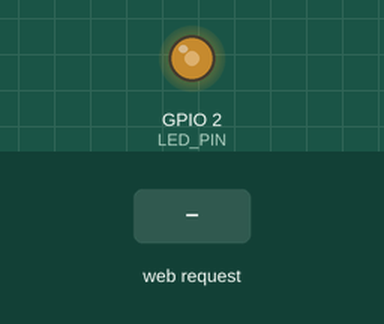
This sketch was run on a simulated ESP32. Parts: output pins drawn as LEDs (lit = HIGH). The test bench sets the inputs (shaded band). What the sketch prints to the serial monitor is not drawn.

Above: at 1.2 s.
1.3 s: HTTP request GET /set?duty=1 received
At 2.5 s:
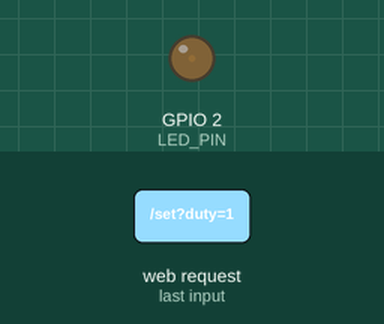
2.8 s: HTTP request GET /set?duty=0 received
At 3.7 s:
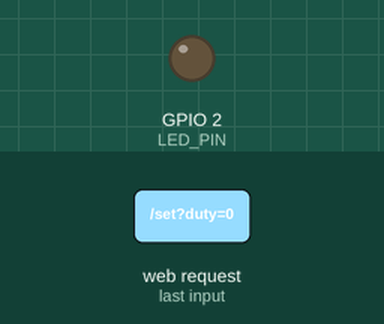
Timing chart, 0 to 5.8 s (numbered marks = the images above; inputs shaded):
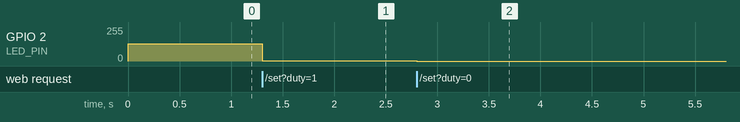

The sketch:

ex07.ino
```cpp
#include <WiFi.h>
#include <WebServer.h>

// LED引脚配置（多数ESP32开发板的板载LED为GPIO2）
const int LED_PIN = 2;

// PWM配置：频率5kHz，8位分辨率（0-255）
const int PWM_FREQ = 5000;
const int PWM_RES = 8;

// Wi-Fi AP模式配置（手机/电脑可直接连接，无需路由器）
const char* ssid = "ESP32_Dimmer";
const char* password = "12345678";

WebServer server(80);

// 记录当前亮度值，用于页面同步
int currentBrightness = 128;

// 设置LED亮度
void setLEDBrightness(int brightness) {
  brightness = constrain(brightness, 0, 255);
  ledcWrite(LED_PIN, brightness);   // 新版ESP32 API直接通过引脚写入PWM
  currentBrightness = brightness;
  Serial.print("亮度已设置为: ");
  Serial.println(brightness);
}

// 处理GET请求：/set?duty=数值
void handleSet() {
  if (server.hasArg("duty")) {
    int duty = server.arg("duty").toInt();
    setLEDBrightness(duty);
    server.send(200, "text/plain", "OK");
  } else {
    server.send(400, "text/plain", "Missing parameter: duty");
  }
}

// 处理GET请求：/getDuty → 返回当前亮度，用于页面初始化同步
void handleGetDuty() {
  server.send(200, "text/plain", String(currentBrightness));
}

// 主页面：包含滑动条的HTML/CSS/JS
void handleRoot() {
  String html = R"rawliteral(
<!DOCTYPE html>
<html lang="zh-CN">
<head>
    <meta charset="UTF-8">
    <meta name="viewport" content="width=device-width, initial-scale=1.0, user-scalable=yes">
    <title>ESP32 无极调光器</title>
    <style>
        * {
            box-sizing: border-box;
            user-select: none;
        }
        body {
            font-family: system-ui, -apple-system, 'Segoe UI', Roboto, 'Helvetica Neue', sans-serif;
            background: linear-gradient(145deg, #1a2a3a 0%, #0f1a24 100%);
            min-height: 100vh;
            display: flex;
            justify-content: center;
            align-items: center;
            margin: 0;
            padding: 20px;
        }
        .card {
            background: rgba(30, 40, 50, 0.75);
            backdrop-filter: blur(8px);
            border-radius: 56px;
            padding: 32px 28px 42px;
            box-shadow: 0 25px 45px rgba(0, 0, 0, 0.3), inset 0 1px 1px rgba(255, 255, 255, 0.1);
            width: 100%;
            max-width: 520px;
            text-align: center;
            border: 1px solid rgba(255, 255, 255, 0.2);
        }
        h1 {
            font-size: 1.9rem;
            font-weight: 600;
            margin: 0 0 8px 0;
            color: #f0f3f8;
            letter-spacing: -0.3px;
            text-shadow: 0 2px 5px rgba(0,0,0,0.2);
        }
        .sub {
            color: #9aaebf;
            font-size: 0.85rem;
            margin-bottom: 32px;
            border-bottom: 1px dashed #3e5568;
            display: inline-block;
            padding-bottom: 6px;
        }
        .brightness-preview {
            background: #00000044;
            border-radius: 100px;
            padding: 12px 20px;
            margin: 20px 0 28px;
            display: inline-flex;
            align-items: baseline;
            gap: 12px;
            backdrop-filter: blur(4px);
        }
        .brightness-value {
            font-size: 3.2rem;
            font-weight: 700;
            color: #ffd966;
            background: #1e2a32;
            padding: 0 16px;
            border-radius: 60px;
            font-family: monospace;
            letter-spacing: 2px;
            box-shadow: inset 0 1px 3px #00000055, 0 1px 0 #4e6b7c;
        }
        .brightness-unit {
            font-size: 1.1rem;
            color: #c0d0dd;
            font-weight: 500;
        }
        .slider-container {
            margin: 35px 0 20px;
        }
        input[type=range] {
            -webkit-appearance: none;
            width: 100%;
            height: 8px;
            background: linear-gradient(90deg, #2c3e2f, #f5b042);
            border-radius: 10px;
            outline: none;
            cursor: pointer;
            box-shadow: inset 0 1px 2px #00000033, 0 1px 2px #ffffff1a;
        }
        input[type=range]::-webkit-slider-thumb {
            -webkit-appearance: none;
            width: 28px;
            height: 28px;
            background: #ffdd99;
            border-radius: 50%;
            border: 2px solid #ffffff;
            box-shadow: 0 4px 12px rgba(0,0,0,0.3);
            transition: 0.1s;
            cursor: pointer;
        }
        input[type=range]::-webkit-slider-thumb:hover {
            transform: scale(1.2);
            background: #ffefbf;
        }
        .led-icon {
            font-size: 3rem;
            filter: drop-shadow(0 4px 6px #00000055);
            margin-bottom: 8px;
        }
        .status-text {
            font-size: 0.8rem;
            margin-top: 24px;
            color: #a2bbcf;
            background: #00000033;
            padding: 6px 14px;
            border-radius: 40px;
            display: inline-block;
        }
        footer {
            font-size: 0.7rem;
            margin-top: 28px;
            color: #5f7f97;
        }
        @media (max-width: 480px) {
            .card { padding: 24px 20px 32px; }
            .brightness-value { font-size: 2.5rem; padding: 0 12px; }
            h1 { font-size: 1.6rem; }
        }
    </style>
</head>
<body>
<div class="card">
    <div class="led-icon">💡</div>
    <h1>无极调光器</h1>
    <div class="sub">ESP32 PWM 平滑控制</div>

    <div class="brightness-preview">
        <span class="brightness-value" id="brightnessDisplay">128</span>
        <span class="brightness-unit">/ 255</span>
    </div>

    <div class="slider-container">
        <input type="range" id="brightnessSlider" min="0" max="255" value="128" step="1">
    </div>

    <div class="status-text">
        🎚️ 拖动滑块 · 实时调节亮度
    </div>
    <footer>
        ⚡ 异步请求 | 平滑PWM调光
    </footer>
</div>

<script>
    const slider = document.getElementById('brightnessSlider');
    const displaySpan = document.getElementById('brightnessDisplay');

    // 更新页面上的数值显示
    function updateDisplay(value) {
        displaySpan.innerText = value;
    }

    // 通过fetch发送亮度值到ESP32
    function sendBrightness(value) {
        fetch('/set?duty=' + value)
            .then(response => {
                if (!response.ok) console.warn('服务器响应异常: ', response.status);
            })
            .catch(error => console.error('请求失败，请检查网络连接: ', error));
    }

    // 监听滑动条实时变动（每次滑动都发送请求，实现平滑跟随）
    slider.addEventListener('input', function(e) {
        const val = e.target.value;
        updateDisplay(val);
        sendBrightness(val);
    });

    // 页面加载时从ESP32获取当前亮度，保持同步
    window.addEventListener('load', () => {
        fetch('/getDuty')
            .then(res => res.text())
            .then(val => {
                let duty = parseInt(val);
                if (!isNaN(duty) && duty >= 0 && duty <= 255) {
                    slider.value = duty;
                    updateDisplay(duty);
                }
            })
            .catch(err => console.log("获取初始亮度失败，使用默认值"));
    });
</script>
</body>
</html>
)rawliteral";
  server.send(200, "text/html; charset=UTF-8", html);
}

void setup() {
  Serial.begin(115200);
  Serial.println("\n启动ESP32无极调光器");

  // 配置PWM：将LED引脚绑定到内部PWM通道（新版ESP32 API）
  ledcAttach(LED_PIN, PWM_FREQ, PWM_RES);
  setLEDBrightness(128);   // 初始亮度中等

  // 启动Wi-Fi AP模式
  WiFi.softAP(ssid, password);
  IPAddress myIP = WiFi.softAPIP();
  Serial.print("AP热点IP地址: ");
  Serial.println(myIP);
  Serial.println("请用手机/电脑连接WiFi: " + String(ssid) + "  密码: " + String(password));
  Serial.print("打开浏览器访问: http://");
  Serial.println(myIP);

  // 配置HTTP路由
  server.on("/", handleRoot);
  server.on("/set", handleSet);
  server.on("/getDuty", handleGetDuty);

  server.begin();
  Serial.println("HTTP服务器已启动");
}

void loop() {
  server.handleClient();   // 持续处理客户端请求
  delay(2);                // 微小延时，确保系统稳定
}
```

Measured:
- after the input at 1.3 s, GPIO 2 (LED_PIN): 128/255 → 1/255 at once
- after the input at 2.8 s, GPIO 2 (LED_PIN): 1/255 → 0/255 at once
